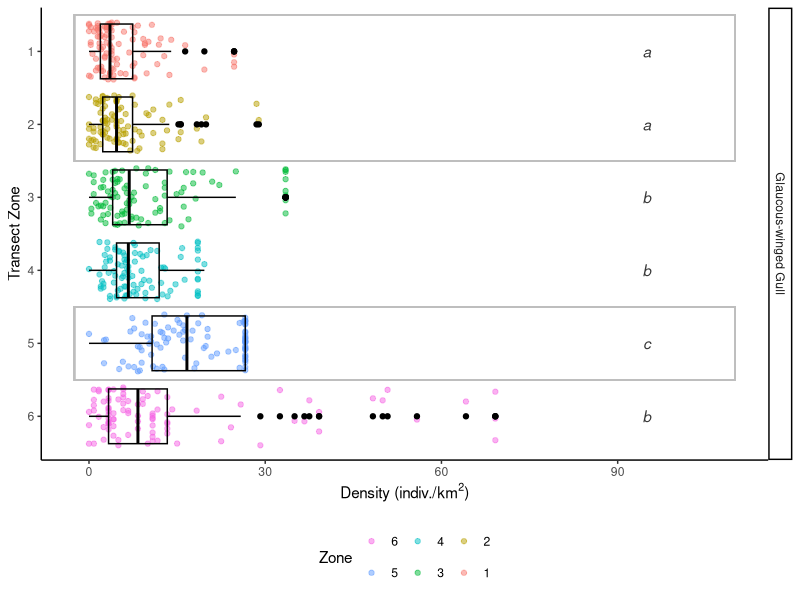
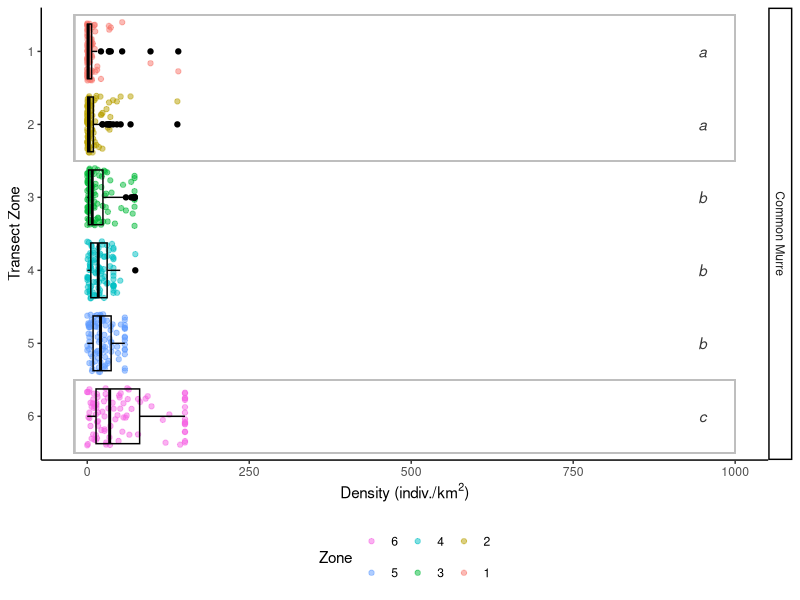
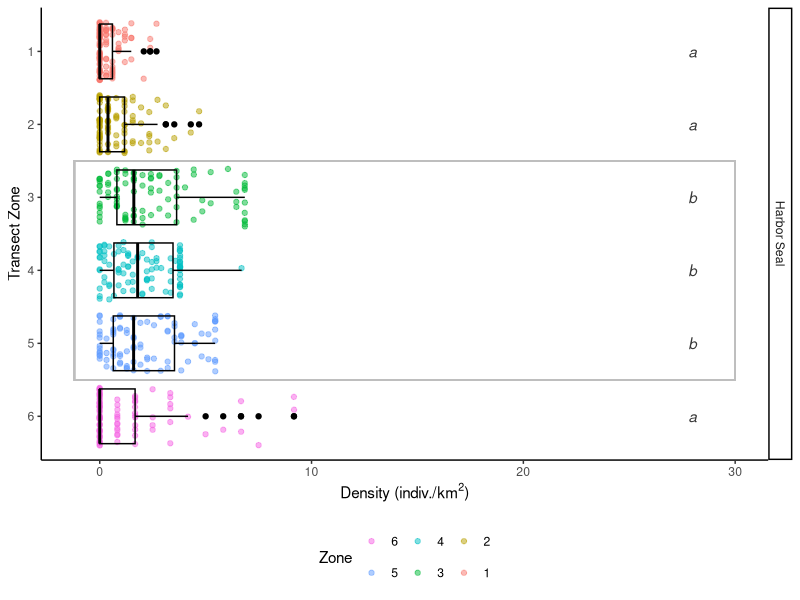
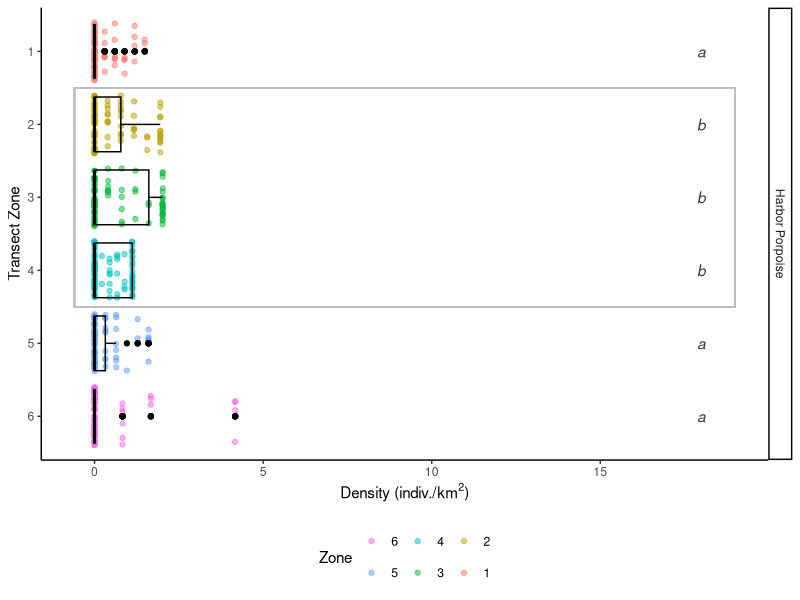

R code for these plots, in order: (Note: this script raises an error after producing the figures.)
## ZONE COMPARISONS ##

# The first step of my analysis should be to compare the differences
# in density and frequency of presence between the different transect zones
# for each species to determine if they are significantly different.
# Because our data do not meet the assumption of normality for an ANOVA,
# I will apply a Kruskall-Wallis test instead.


# setup -------------------------------------------------------------------

library(tidyverse)

mbm_data <- 
  read_csv('data/clean/mbm_master.csv') %>% 
  rename(species = `Species_code`) %>% 
  mutate(Zone = factor(Zone, levels = rev(c(1,2,3,4,5,6)), ordered = T))


# species comparisons -----------------------------------------------------

## glaucous gull -----------------------------------------------------------

GL.kw <- mbm_data %>% filter(species == "GL")

# run an Kruskall-Wallis test on the data
print(kruskal.test(Density ~ Zone, data = GL.kw)) # there are highly significant differences between the zones
# post-hoc testing
pairwise.wilcox.test(GL.kw$Density, GL.kw$Zone,
                     p.adjust.method = "bonferroni" # apply Bonferroni's correction
)

# visualize the data
GL_zone_comp <- 
  GL.kw %>% 
  mutate(species = 'Glaucous-winged Gull') %>% 
  ggplot(aes(x = Zone, y = Density, color = Zone)) +
  geom_jitter(alpha = 0.5) +
  geom_boxplot(color = "black", fill = NA) +
  annotate(geom = "text", x = 6, y = 95, label = "a", color = "grey22", fontface = "italic") +
  annotate(geom = "text", x = 5, y = 95, label = "a", color = "grey22", fontface = "italic") +
  geom_rect(aes(xmin = 1.5, xmax = 2.5, ymin = -2.5, ymax = 110), fill = NA, color = "grey", alpha = 0.6) +
  annotate(geom = "text", x = 4, y = 95, label = "b", color = "grey22", fontface = "italic") +
  annotate(geom = "text", x = 3, y = 95, label = "b", color = "grey22", fontface = "italic") +
  annotate(geom = "text", x = 2, y = 95, label = "c", color = "grey22", fontface = "italic") +
  annotate(geom = "text", x = 1, y = 95, label = "b", color = "grey22", fontface = "italic") +
  geom_rect(aes(xmin = 4.5, xmax = 6.5, ymin = -2.5, ymax = 110), fill = NA, color = "grey", alpha = 0.6) +
  coord_flip() +
  scale_color_discrete(direction = -1) +
  xlab('Transect Zone') +
  ylab(expression("Density (indiv./km"^2*")")) +
  facet_grid(species~.) +
  theme_classic() + 
  theme(legend.position = "bottom") 

# densities by zone
GL.kw %>% 
  group_by(Zone) %>% 
  summarize(
    mean.Density = mean(Density),
    SD.Density = sd(Density))

## common murre ------------------------------------------------------------

CM.kw <- 
  mbm_data %>% filter(species == "CoMu")

# run an anova on the data
kruskal.test(Density ~ Zone, data = CM.kw) # there are highly significant differences between the zones
# post-hoc testing
pairwise.wilcox.test(CM.kw$Density, CM.kw$Zone,
                     p.adjust.method = "bonferroni" # apply Bonferroni's correction
)

# visualize the data
CM_zone_comp <- 
  CM.kw %>%
  mutate(species = 'Common Murre') %>% 
  ggplot(aes(x = Zone, y = Density, color = Zone)) +
  geom_jitter(alpha = 0.5) +
  geom_boxplot(color = "black", fill = NA) +
  annotate(geom = "text", x = 6, y = 950, label = "a", color = "grey22", fontface = "italic") +
  annotate(geom = "text", x = 5, y = 950, label = "a", color = "grey22", fontface = "italic") +
  geom_rect(aes(xmin = 4.5, xmax = 6.5, ymin = -20, ymax = 1000), fill = NA, color = "grey", alpha = 0.6) +
  annotate(geom = "text", x = 4, y = 950, label = "b", color = "grey22", fontface = "italic") +
  annotate(geom = "text", x = 3, y = 950, label = "b", color = "grey22", fontface = "italic") +
  annotate(geom = "text", x = 2, y = 950, label = "b", color = "grey22", fontface = "italic") +
  # geom_rect(aes(xmin = 2.55, xmax = 5.45, ymin = 0, ymax = 180), fill = NA, color = "grey", alpha = 0.6) +
  annotate(geom = "text", x = 1, y = 950, label = "c", color = "grey22", fontface = "italic")+
  geom_rect(aes(xmin = 0.5, xmax = 1.5, ymin = -20, ymax = 1000), fill = NA, color = "grey", alpha = 0.6) +
  coord_flip() +
  scale_color_discrete(direction = -1) +
  xlab('Transect Zone') +
  ylab(expression("Density (indiv./km"^2*")")) +
  facet_grid(species~.) +
  theme_classic() + 
  theme(legend.position = "bottom")

# densities by zone
CM.kw %>% 
  group_by(Zone) %>% 
  summarize(
    mean.Density = mean(Density),
    SD.Density = sd(Density)) %>% View()

## Harbor seal -----------------------------------------------------------

HSeal <- 
  mbm_data %>% 
  filter(species == "HSeal") 

# run an anova on the data 
kruskal.test(Density ~ Zone, data = HSeal) # there are highly significant differences between the zones
# post-hoc testing
pairwise.wilcox.test(HSeal$Density, HSeal$Zone,
                     p.adjust.method = "bonferroni" # apply Bonferroni's correction
)

# visualize the data
HS_zone_comp <- 
  HSeal %>% 
  mutate(species = 'Harbor Seal') %>% 
  ggplot(aes(x = Zone, y = Density, color = Zone)) +
  geom_jitter(alpha = 0.5) +
  geom_boxplot(color = "black", fill = NA) +
  annotate(geom = "text", x = 6, y = 28, label = "a", color = "grey22", fontface = "italic") +
  annotate(geom = "text", x = 5, y = 28, label = "a", color = "grey22", fontface = "italic") +
  annotate(geom = "text", x = 4, y = 28, label = "b", color = "grey22", fontface = "italic") +
  annotate(geom = "text", x = 3, y = 28, label = "b", color = "grey22", fontface = "italic") +
  annotate(geom = "text", x = 2, y = 28, label = "b", color = "grey22", fontface = "italic") +
  geom_rect(aes(xmin = 1.5, xmax = 4.5, ymin = -1.2, ymax = 30), fill = NA, color = "grey", alpha = 0.6) +
  annotate(geom = "text", x = 1, y = 28, label = "a", color = "grey22", fontface = "italic") +
  coord_flip() +
  scale_color_discrete(direction = -1) +
  xlab('Transect Zone') +
  ylab(expression("Density (indiv./km"^2*")")) +
  facet_grid(species~.) +
  theme_classic() + 
  theme(legend.position = "bottom") 

# densities by zone
HSeal %>% 
  group_by(Zone) %>% 
  summarize(
    mean.Density = mean(Density),
    SD.Density = sd(Density)) %>% View()

# harbor porpoise ---------------------------------------------------------

HPorp <- mbm_data %>% filter(species == "HPorp")
# run an anova on the data
kruskal.test(Density ~ Zone, data = HPorp) # there are highly significant differences between the zones

# post-hoc testing
pairwise.wilcox.test(HPorp$Density, HPorp$Zone,
                     p.adjust.method = "bonferroni" # apply Bonferroni's correction
)
# visualize the data
HP_zone_comp <-
  HPorp %>% 
  mutate(species = 'Harbor Porpoise') %>% 
  ggplot(aes(x = Zone, y = Density, color = Zone)) +
  geom_jitter(alpha = 0.5) +
  geom_boxplot(color = "black", fill = NA) +
  annotate(geom = "text", x = 6, y = 18, label = "a", color = "grey22", fontface = "italic") +
  annotate(geom = "text", x = 5, y = 18, label = "b", color = "grey22", fontface = "italic") +
  annotate(geom = "text", x = 4, y = 18, label = "b", color = "grey22", fontface = "italic") +
  annotate(geom = "text", x = 3, y = 18, label = "b", color = "grey22", fontface = "italic") +
  geom_rect(aes(xmin = 2.5, xmax = 5.5, ymin = -0.6, ymax = 19), fill = NA, color = "grey", alpha = 0.6) +
  annotate(geom = "text", x = 2, y = 18, label = "a", color = "grey22", fontface = "italic") +
  annotate(geom = "text", x = 1, y = 18, label = "a", color = "grey22", fontface = "italic") +
  coord_flip() +
  scale_color_discrete(direction = -1) +
  xlab('Transect Zone') +
  ylab(expression("Density (indiv./km"^2*")")) +
  facet_grid(species~.) +
  theme_classic() + 
  theme(legend.position = "bottom")

# densities by zone
HPorp %>% 
  group_by(Zone) %>% 
  summarize(
    mean.Density = mean(Density),
    SD.Density = sd(Density)) %>% View()

# Save figure 2 -----------------------------------------------------------

zone_comp_plots <-
  list(
    GL_zone_comp,
    CM_zone_comp,
    HS_zone_comp,
    HP_zone_comp) %>% 
  set_names(
    c(
      'GL_zone_comp',
      'CM_zone_comp',
      'HS_zone_comp',
      'HP_zone_comp'))

for (x in names(zone_comp_plots)) {
  fname <-
    paste0('products/figure2/raw/', Sys.Date(), '_', (x), '.tiff')
  ggsave(fname,
         zone_comp_plots[[x]],
         device = 'tiff',
         width = 4.48,
         height = 3.36,
         dpi = 500,
         units = 'in')
  print(paste('Done with', x))}


# year ANOVA --------------------------------------------------------------


## glaucous-winged gull ----------------------------------------------------
GL.kw <- 
  GL.kw %>%
  mutate(year = lubridate::year(Date)) # %>% 
  filter(year >= 2017)

# this chunk will compare differences in species abundance between years
print(kruskal.test(Density ~ year, data = GL.kw)) # there are highly significant differences between the zones
# post-hoc testing
pairwise.wilcox.test(GL.kw$Density, GL.kw$year,
                     p.adjust.method = "bonferroni" # apply Bonferroni's correction
)

## common murre ------------------------------------------------------------

CM.kw <- 
  CM.kw %>% 
  mutate(year = lubridate::year(Date)) # %>% 
  filter(year >= 2017)

# this chunk will compare differences in species abundance between years
print(kruskal.test(Density ~ year, data = CM.kw)) # there are highly significant differences between the zones
# post-hoc testing
# no significant difference between years


## harbor seal -------------------------------------------------------------
HSeal <- 
  HSeal %>%
  mutate(year = lubridate::year(Date)) #%>% 
  filter(year >= 2017)

# this chunk will compare differences in species abundance between years
print(kruskal.test(Density ~ year, data = HSeal)) # there are highly significant differences between the zones
# post-hoc testing
pairwise.wilcox.test(HSeal$Density, HSeal$year,
                     p.adjust.method = "bonferroni" # apply Bonferroni's correction
)


## harbor porpoise ---------------------------------------------------------
HPorp <- 
  HPorp %>%
  mutate(year = lubridate::year(Date)) #%>% 
  filter(year >= 2017)

# this chunk will compare differences in species abundance between years
print(kruskal.test(Density ~ year, data = HPorp)) # there are highly significant differences between the zones
# post-hoc testing
pairwise.wilcox.test(HPorp$Density, HPorp$year,
                     p.adjust.method = "bonferroni" # apply Bonferroni's correction
)


# week ANOVA --------------------------------------------------------------

## glaucous-winged gull ---------------------------------------------------------

GL.kw %>% 
  mutate(week = 
           lubridate::week(Date)) %>% 
  # this chunk will compare differences in species abundance between week
  kruskal.test(Density ~ week, data = .) %>% 
  print() # p = 0.159

## common murre ---------------------------------------------------------

CM.kw %>% 
  mutate(week = 
           lubridate::week(Date)) %>% 
  # this chunk will compare differences in species abundance between week
  kruskal.test(Density ~ week, data = .) %>% 
  print() # p = 0.000759

CM.kw <-
  CM.kw %>% 
  mutate(week = 
           lubridate::week(Date))

pairwise.wilcox.test(CM.kw$Density, CM.kw$week,
                     p.adjust.method = "bonferroni" # apply Bonferroni's correction
)

## harbor seal ---------------------------------------------------------

HSeal %>% 
  mutate(week = 
           lubridate::week(Date)) %>% 
  # this chunk will compare differences in species abundance between week
  kruskal.test(Density ~ week, data = .) %>% 
  print() # p = 0.0005277

## harbor porpoise ---------------------------------------------------------

HPorp %>% 
  mutate(week = 
           lubridate::week(Date)) %>% 
  # this chunk will compare differences in species abundance between weeks
  kruskal.test(Density ~ week, data = .) %>% 
  print() # there are no significant differences between the zones
0
